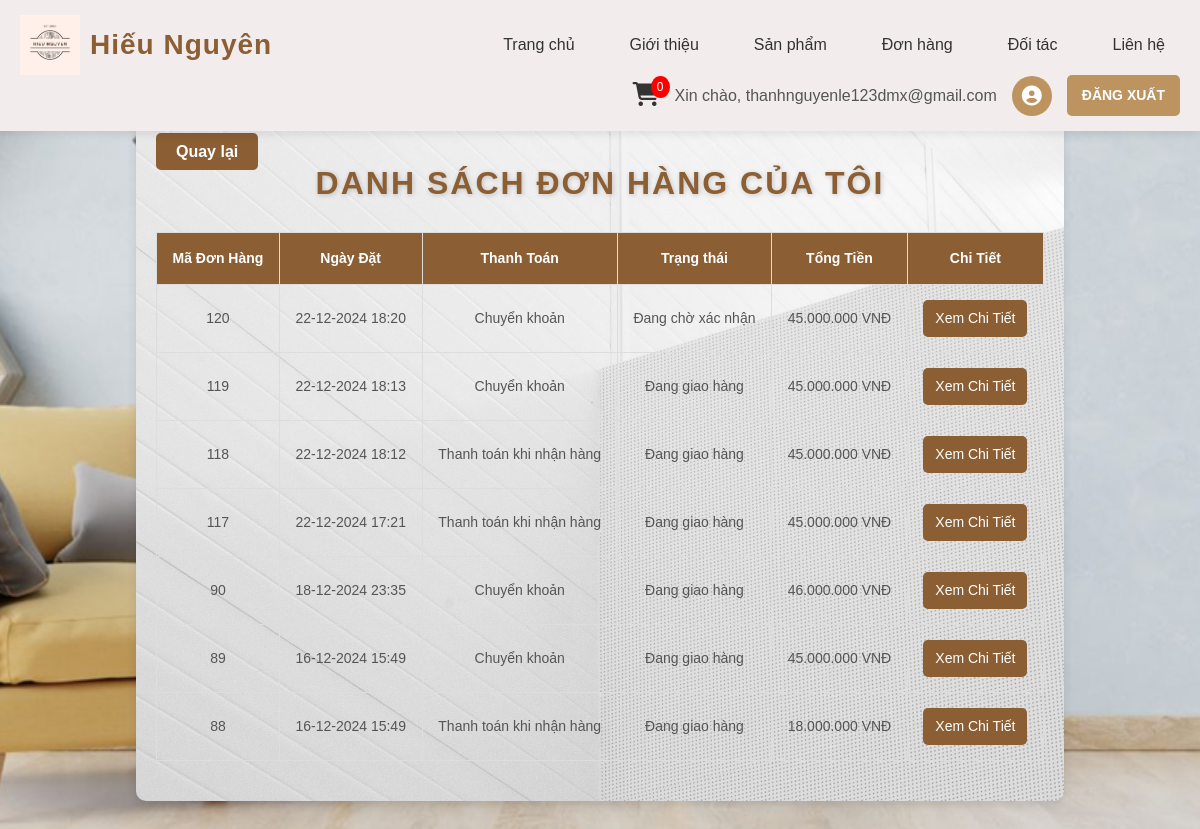
The page /frontend/pages/order_details.php (signed in) on the database its author committed.
### tables this page shows
CREATE TABLE `orders` (
  `order_id` int(11) NOT NULL,
  `user_id` int(11) NOT NULL,
  `order_date` datetime NOT NULL,
  `name` varchar(255) NOT NULL,
  `phone` varchar(20) NOT NULL,
  `address` text NOT NULL,
  `payment_method` enum('cash','bank') NOT NULL,
  `order_status` varchar(50) NOT NULL DEFAULT 'pending',
  `status` varchar(50) NOT NULL DEFAULT 'awaiting confirmation',
  `estimated_delivery_date` date DEFAULT NULL,
  `total_price` decimal(10,2) NOT NULL DEFAULT 0.00
);

### frontend/pages/order_details.php (the view, shortened to what this page needs)
<?php
include '../includes/header.php';
$servername = "localhost";
$username = "root";
$password = "";
$dbname = "moc_nguyen";
$conn = new mysqli($servername, $username, $password, $dbname);
$user_id = $_SESSION['ma_khach_hang'];
$sql = "SELECT o.order_id, o.order_date, o.name, o.phone, o.address, o.payment_method,
                o.status, SUM(od.quantity * od.price) AS total_price
        FROM orders o
        JOIN order_details od ON o.order_id = od.order_id
        WHERE o.user_id = ?
        GROUP BY o.order_id
        ORDER BY o.order_date DESC";
$stmt = $conn->prepare($sql);
$stmt->bind_param("i", $user_id);
$stmt->execute();
$result = $stmt->get_result();
?>
<!DOCTYPE html>
<html lang="vi">
<head>
    <link rel="stylesheet" href="../css/order_details.css">
</head>
<body>
    <div class="order-container">
        <a href="sanpham.php" class="back-btn">Quay lại</a>
        <h2>Danh Sách Đơn Hàng Của Tôi</h2>
        <?php if ($result->num_rows > 0): ?>
            <table class="order-table">
                <thead>
                    <tr>
                        <th>Mã Đơn Hàng</th>
                        <th>Ngày Đặt</th>
                        <th>Thanh Toán</th>
                        <th>Trạng thái</th>
                        <th>Tổng Tiền</th>
                        <th>Chi Tiết</th>
                    </tr>
                </thead>
                <tbody>
                    <?php while ($row = $result->fetch_assoc()): ?>
                        <tr>
                            <td><?php echo $row['order_id']; ?></td>
                            <td><?php echo date('d-m-Y H:i', strtotime($row['order_date'])); ?></td>
                            <td>
                                <?php
                                echo $row['payment_method'] === 'cash'
                                    ? 'Thanh toán khi nhận hàng'
                                    : 'Chuyển khoản';
                                ?>
                            </td>
                            <td>
                                <?php
                                echo $row['status'] === 'awaiting confirmation'
                                    ? "Đang chờ xác nhận"
                                    : "Đang giao hàng";
                                ?>
                            </td>
                            <td><?php echo number_format($row['total_price'], 0, ',', '.'); ?> VNĐ</td>
                            <td>
                                <a href="view_orders.php?order_id=<?php echo $row['order_id']; ?>" class="btn-details">Xem Chi Tiết</a>
                            </td>
                        </tr>
                    <?php endwhile; ?>
                </tbody>
            </table>
        <?php else: ?>
            <p>Bạn chưa có đơn hàng nào.</p>
        <?php endif; ?>
    </div>
</body>
</html>

### frontend/css/order_details.css (style rules this page uses)
body { font-family: Arial, sans-serif; background: url('../../public/images/AnhCat/banner-san-pham.png') no-repeat center center/cover; padding: 20px; padding-top: 100px; }
.back-btn { margin: 20px 0; padding: 10px 20px; background-color: #8b5e34; color: #fff; text-decoration: none; border-radius: 5px; font-weight: bold; transition: background-color 0.3s ease; }
.order-container { width: 80%; margin: 20px auto; background: url('../../public/images/AnhCat/nen_admin.jpg') no-repeat center center/cover; padding: 20px; border-radius: 10px; box-shadow: 0 4px 10px rgba(0, 0, 0, 0.1); }
.order-container h2 { text-align: center; font-size: 32px; color: #8b5e34; font-weight: bold; text-transform: uppercase; margin-bottom: 30px; position: relative; letter-spacing: 2px; text-shadow: 1px 1px 5px rgba(0, 0, 0, 0.2); }
.order-table { width: 100%; border-collapse: collapse; margin-bottom: 20px; }
.order-table th, .order-table td { padding: 15px; text-align: center; font-size: 14px; border: 1px solid #ddd; }
.order-table th { background-color: #8b5e34; color: #fff; }
.order-table td { color: #555; }
.order-table td a { display: inline-block; padding: 8px 12px; background-color: #8b5e34; color: #fff; text-decoration: none; border-radius: 5px; transition: background-color 0.3s ease; }

### rows shown on the page
orders: order_id "120", order_date "22-12-2024 18:20", payment_method "Chuyển khoản", shows "Đang chờ xác nhận", total_price "45.000.000"
orders: order_id "119", order_date "22-12-2024 18:13", payment_method "Chuyển khoản", status "Đang giao hàng", total_price "45.000.000"
orders: order_id "118", order_date "22-12-2024 18:12", payment_method "Thanh toán khi nhận hàng", status "Đang giao hàng", total_price "45.000.000"
orders: order_id "117", order_date "22-12-2024 17:21", payment_method "Thanh toán khi nhận hàng", status "Đang giao hàng", total_price "45.000.000"
orders: order_id "90", order_date "18-12-2024 23:35", payment_method "Chuyển khoản", status "Đang giao hàng", total_price "46.000.000"
orders: order_id "89", order_date "16-12-2024 15:49", payment_method "Chuyển khoản", status "Đang giao hàng", total_price "45.000.000"
orders: order_id "88", order_date "16-12-2024 15:49", payment_method "Thanh toán khi nhận hàng", status "Đang giao hàng", total_price "18.000.000"

### other values the page prints
$_SESSION['email'] "thanhnguyenle123dmx@gmail.com"
